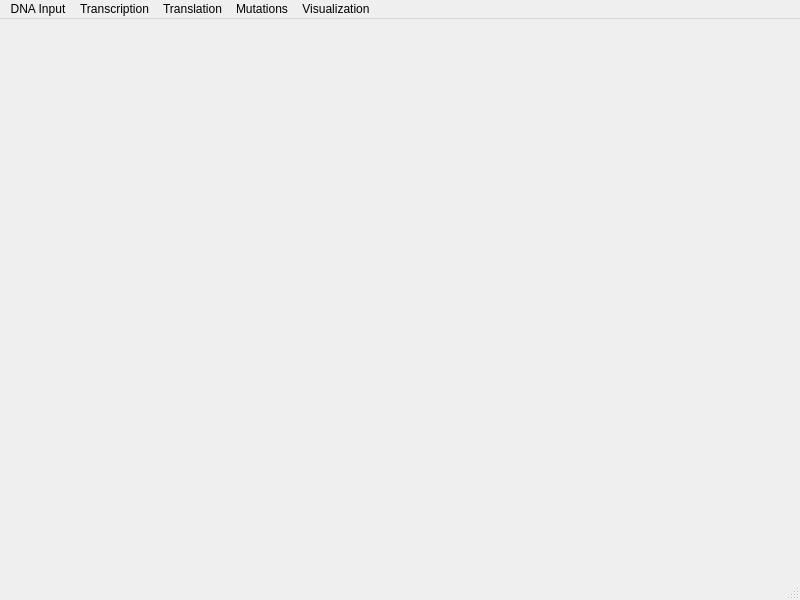
<?xml version="1.0" encoding="UTF-8"?>
<ui version="4.0">
 <class>MainWindow</class>
 <widget class="QMainWindow" name="MainWindow">
  <property name="geometry">
   <rect>
    <x>0</x>
    <y>0</y>
    <width>800</width>
    <height>600</height>
   </rect>
  </property>
  <property name="windowTitle">
   <string>MainWindow</string>
  </property>
  <widget class="QWidget" name="centralwidget"/>
  <widget class="QMenuBar" name="menubar">
   <property name="geometry">
    <rect>
     <x>0</x>
     <y>0</y>
     <width>800</width>
     <height>21</height>
    </rect>
   </property>
   <widget class="QMenu" name="menuDNA_Input">
    <property name="title">
     <string>DNA Input</string>
    </property>
    <addaction name="separator"/>
    <addaction name="actionOpen"/>
    <addaction name="actionClose"/>
   </widget>
   <widget class="QMenu" name="menuTranscription">
    <property name="title">
     <string>Transcription</string>
    </property>
    <addaction name="actionOpen_2"/>
    <addaction name="actionClose_2"/>
   </widget>
   <widget class="QMenu" name="menuTranslation">
    <property name="title">
     <string>Translation</string>
    </property>
    <addaction name="separator"/>
   </widget>
   <widget class="QMenu" name="menuMutations">
    <property name="title">
     <string>Mutations</string>
    </property>
   </widget>
   <widget class="QMenu" name="menuVisualization">
    <property name="title">
     <string>Visualization</string>
    </property>
    <addaction name="actionOpen_File"/>
    <addaction name="actionClose_File"/>
   </widget>
   <addaction name="menuDNA_Input"/>
   <addaction name="menuTranscription"/>
   <addaction name="menuTranslation"/>
   <addaction name="menuMutations"/>
   <addaction name="menuVisualization"/>
  </widget>
  <widget class="QStatusBar" name="statusbar"/>
  <action name="actionOpen">
   <property name="text">
    <string>Open</string>
   </property>
  </action>
  <action name="actionClose">
   <property name="text">
    <string>Close</string>
   </property>
  </action>
  <action name="actionOpen_2">
   <property name="text">
    <string>Open</string>
   </property>
  </action>
  <action name="actionClose_2">
   <property name="text">
    <string>Close</string>
   </property>
  </action>
  <action name="actionOpen_File">
   <property name="text">
    <string>Open File</string>
   </property>
  </action>
  <action name="actionClose_File">
   <property name="text">
    <string>Close File</string>
   </property>
  </action>
 </widget>
 <resources/>
 <connections/>
</ui>
